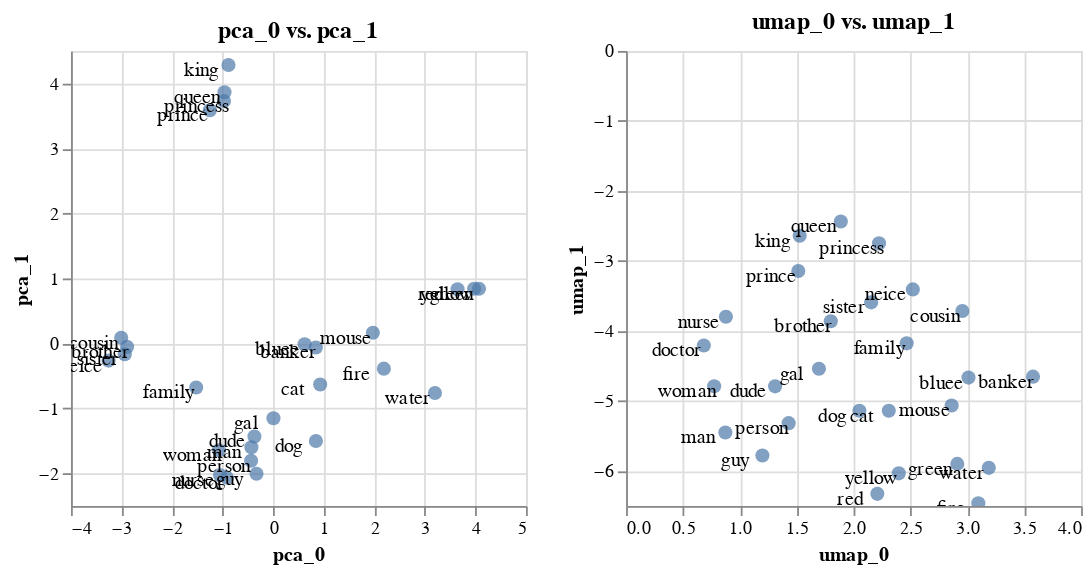

The notebook cell this image was saved under:
### Markdown cell above
## Transformations

There's something extra too. Sofar we're been mapping vectors unto other ones in order to plot them. But theoretically we could go a step further.

### Code cell
from whatlies.transformers import pca, umap

orig_chart = emb.plot_interactive('man', 'woman')
pca_emb = emb.transform(pca(2))
umap_emb = emb.transform(umap(2))

pca_emb.plot_interactive('pca_0', 'pca_1') | umap_emb.plot_interactive('umap_0', 'umap_1')

### Figure 1 — Vega-Lite specification as saved in the notebook (floating-point values rounded to 4 significant figures)
{"config": {"view": {"continuousWidth": 400, "continuousHeight": 300}}, "hconcat": [{"layer": [{"mark": {"type": "circle", "size": 60}, "encoding": {"tooltip": [{"type": "nominal", "field": "name"}, {"type": "nominal", "field": "original"}], "x": {"type": "quantitative", "axis": {"title": "pca_0"}, "field": "x_axis"}, "y": {"type": "quantitative", "axis": {"title": "pca_1"}, "field": "y_axis"}}, "selection": {"selector030": {"type": "interval", "bind": "scales", "encodings": ["x", "y"]}}, "title": "pca_0 vs. pca_1"}, {"mark": {"type": "text", "color": "black", "dx": -15, "dy": 3}, "encoding": {"text": {"type": "nominal", "field": "original"}, "x": {"type": "quantitative", "axis": {"title": "pca_0"}, "field": "x_axis"}, "y": {"type": "quantitative", "axis": {"title": "pca_1"}, "field": "y_axis"}}}], "data": {"name": "data-023be08e4818ac6f62d973b255b15b9a"}, "height": 250, "width": 250}, {"layer": [{"mark": {"type": "circle", "size": 60}, "encoding": {"tooltip": [{"type": "nominal", "field": "name"}, {"type": "nominal", "field": "original"}], "x": {"type": "quantitative", "axis": {"title": "umap_0"}, "field": "x_axis"}, "y": {"type": "quantitative", "axis": {"title": "umap_1"}, "field": "y_axis"}}, "selection": {"selector031": {"type": "interval", "bind": "scales", "encodings": ["x", "y"]}}, "title": "umap_0 vs. umap_1"}, {"mark": {"type": "text", "color": "black", "dx": -15, "dy": 3}, "encoding": {"text": {"type": "nominal", "field": "original"}, "x": {"type": "quantitative", "axis": {"title": "umap_0"}, "field": "x_axis"}, "y": {"type": "quantitative", "axis": {"title": "umap_1"}, "field": "y_axis"}}}], "data": {"name": "data-26be6f5dfb2f6c1839c1e9f5146865b7"}, "height": 250, "width": 250}], "$schema": "https://vega.github.io/schema/vega-lite/v4.0.2.json", "datasets": {"data-023be08e4818ac6f62d973b255b15b9a": [{"x_axis": -1.254, "y_axis": 3.587, "name": "prince", "original": "prince"}, {"x_axis": -0.9741, "y_axis": 3.729, "name": "princess", "original": "princess"}, {"x_axis": -1.05, "y_axis": -2.027, "name": "nurse", "original": "nurse"}, {"x_axis": -0.9151, "y_axis": -2.064, "name": "doctor", "original": "doctor"}, {"x_axis": 0.843, "y_axis": -0.06273, "name": "banker", "original": "banker"}, {"x_axis": -0.4313, "y_axis": -1.598, "name": "man", "original": "man"}, {"x_axis": -1.073, "y_axis": -1.642, "name": "woman", "original": "woman"}, {"x_axis": -3.007, "y_axis": 0.08845, "name": "cousin", "original": "cousin"}, {"x_axis": -3.256, "y_axis": -0.2641, "name": "neice", "original": "neice"}, {"x_axis": -0.8844, "y_axis": 4.284, "name": "king", "original": "king"}, {"x_axis": -0.9638, "y_axis": 3.863, "name": "queen", "original": "queen"}, {"x_axis": -0.3714, "y_axis": -1.431, "name": "dude", "original": "dude"}, {"x_axis": -0.3302, "y_axis": -2.004, "name": "guy", "original": "guy"}, {"x_axis": 0.005235, "y_axis": -1.151, "name": "gal", "original": "gal"}, {"x_axis": 2.189, "y_axis": -0.3875, "name": "fire", "original": "fire"}, {"x_axis": 0.8451, "y_axis": -1.501, "name": "dog", "original": "dog"}, {"x_axis": 0.9291, "y_axis": -0.6315, "name": "cat", "original": "cat"}, {"x_axis": 1.972, "y_axis": 0.1653, "name": "mouse", "original": "mouse"}, {"x_axis": 3.646, "y_axis": 0.834, "name": "red", "original": "red"}, {"x_axis": 0.6217, "y_axis": -0.01162, "name": "bluee", "original": "bluee"}, {"x_axis": 4.071, "y_axis": 0.8429, "name": "green", "original": "green"}, {"x_axis": 3.974, "y_axis": 0.8421, "name": "yellow", "original": "yellow"}, {"x_axis": 3.199, "y_axis": -0.7631, "name": "water", "original": "water"}, {"x_axis": -0.437, "y_axis": -1.806, "name": "person", "original": "person"}, {"x_axis": -1.523, "y_axis": -0.6767, "name": "family", "original": "family"}, {"x_axis": -2.889, "y_axis": -0.05042, "name": "brother", "original": "brother"}, {"x_axis": -2.936, "y_axis": -0.1657, "name": "sister", "original": "sister"}], "data-26be6f5dfb2f6c1839c1e9f5146865b7": [{"x_axis": 1.514, "y_axis": -3.142, "name": "prince", "original": "prince"}, {"x_axis": 2.224, "y_axis": -2.748, "name": "princess", "original": "princess"}, {"x_axis": 0.8778, "y_axis": -3.797, "name": "nurse", "original": "nurse"}, {"x_axis": 0.6835, "y_axis": -4.208, "name": "doctor", "original": "doctor"}, {"x_axis": 3.577, "y_axis": -4.653, "name": "banker", "original": "banker"}, {"x_axis": 0.8728, "y_axis": -5.451, "name": "man", "original": "man"}, {"x_axis": 0.7745, "y_axis": -4.791, "name": "woman", "original": "woman"}, {"x_axis": 2.956, "y_axis": -3.715, "name": "cousin", "original": "cousin"}, {"x_axis": 2.521, "y_axis": -3.406, "name": "neice", "original": "neice"}, {"x_axis": 1.526, "y_axis": -2.641, "name": "king", "original": "king"}, {"x_axis": 1.888, "y_axis": -2.436, "name": "queen", "original": "queen"}, {"x_axis": 1.31, "y_axis": -4.791, "name": "dude", "original": "dude"}, {"x_axis": 1.198, "y_axis": -5.778, "name": "guy", "original": "guy"}, {"x_axis": 1.695, "y_axis": -4.54, "name": "gal", "original": "gal"}, {"x_axis": 3.097, "y_axis": -6.462, "name": "fire", "original": "fire"}, {"x_axis": 2.051, "y_axis": -5.139, "name": "dog", "original": "dog"}, {"x_axis": 2.309, "y_axis": -5.14, "name": "cat", "original": "cat"}, {"x_axis": 2.862, "y_axis": -5.064, "name": "mouse", "original": "mouse"}, {"x_axis": 2.209, "y_axis": -6.327, "name": "red", "original": "red"}, {"x_axis": 3.01, "y_axis": -4.666, "name": "bluee", "original": "bluee"}, {"x_axis": 2.912, "y_axis": -5.899, "name": "green", "original": "green"}, {"x_axis": 2.397, "y_axis": -6.034, "name": "yellow", "original": "yellow"}, {"x_axis": 3.188, "y_axis": -5.956, "name": "water", "original": "water"}, {"x_axis": 1.429, "y_axis": -5.317, "name": "person", "original": "person"}, {"x_axis": 2.467, "y_axis": -4.177, "name": "family", "original": "family"}, {"x_axis": 1.8, "y_axis": -3.861, "name": "brother", "original": "brother"}, {"x_axis": 2.154, "y_axis": -3.592, "name": "sister", "original": "sister"}]}}
